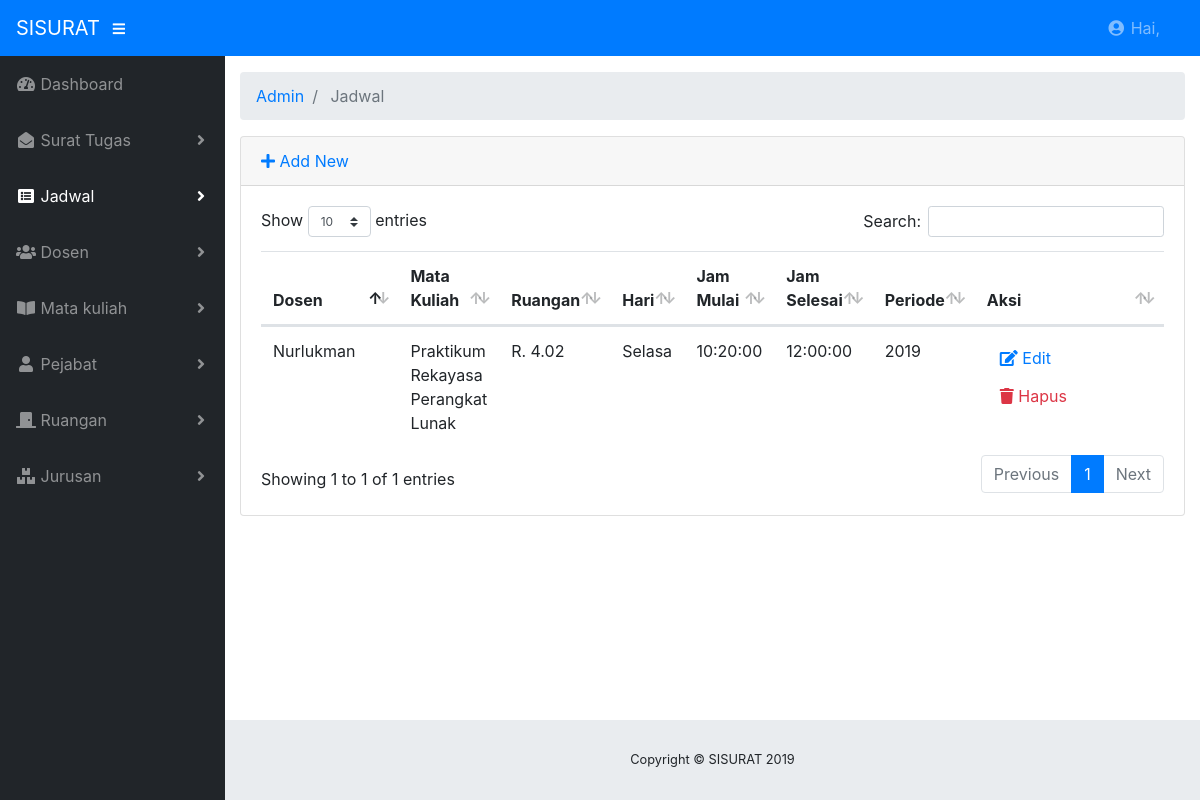
The page /index.php/admin/jadwal on the database as committed earlier.
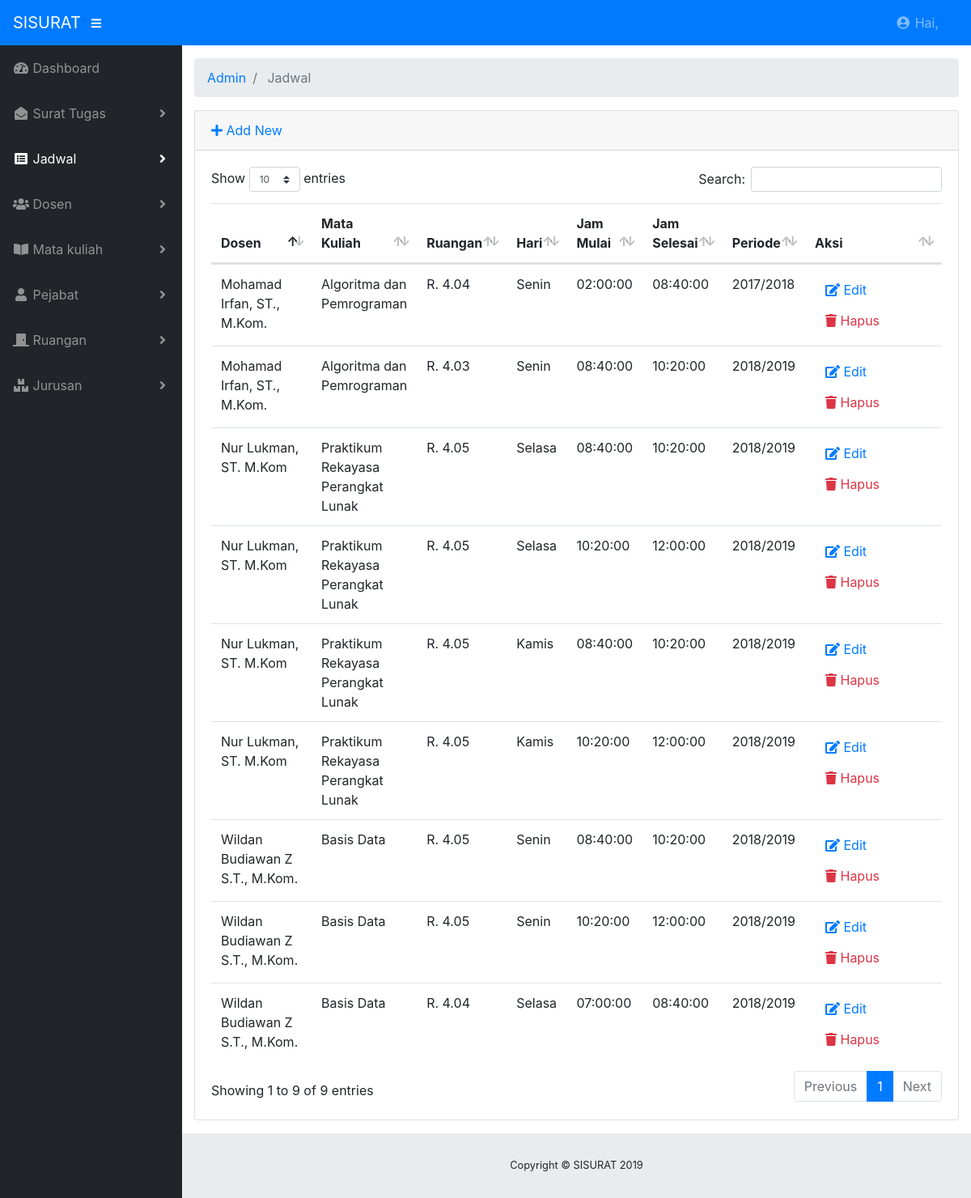
The same page on the database as committed later.
### tables this page shows
CREATE TABLE `jadwal` (
  `id_jadwal` int(11) NOT NULL,
  `kode_dosen` varchar(100) NOT NULL,
  `kode_mk` varchar(100) NOT NULL,
  `kode_ruangan` varchar(100) NOT NULL,
  `hari` varchar(100) NOT NULL,
  `jam_mulai` time NOT NULL,
  `jam_selesai` time NOT NULL,
  `periode` varchar(100) NOT NULL,
  `kelas` varchar(100) NOT NULL
);

CREATE TABLE `dosen` (
  `kode_dosen` varchar(100) NOT NULL,
  `nip` int(11) NOT NULL,
  `nidn` int(11) NOT NULL,
  `nama` varchar(100) NOT NULL
);

CREATE TABLE `matakuliah` (
  `kode_mk` varchar(100) NOT NULL,
  `kode_jurusan` varchar(100) NOT NULL,
  `nama_mk` varchar(100) NOT NULL,
  `jumlah_sks` int(11) NOT NULL,
  `kurikulum` varchar(100) NOT NULL,
  `semester` int(11) NOT NULL
);

CREATE TABLE `ruangan` (
  `kode_ruangan` varchar(100) NOT NULL,
  `nama` varchar(100) NOT NULL
);

### application/controllers/admin/Jadwal.php (called while the page is built, shortened)
<?php
class jadwal extends CI_Controller
{
    public function __construct()
    {
        $this->load->model("jadwal_model");
        $this->load->model("dosen_model");
        $this->load->model("matakuliah_model");
        $this->load->model("ruangan_model");
        $this->load->library('form_validation');
    }
    public function index()
    {
        $data["jadwal"] = $this->jadwal_model->getAll();
        $data["dosen"] = $this->dosen_model->getAll();
        $data["matakuliah"] = $this->matakuliah_model->getAll();
        $data["ruangan"] = $this->ruangan_model->getAll();
        $this->load->view("admin/jadwal/list", $data);
    }
}

### index.php (called while the page is built, shortened)
<?php
require_once BASEPATH.'core/CodeIgniter.php';

### application/models/Jadwal_model.php (called while the page is built, shortened)
<?php defined('BASEPATH') OR exit('No direct script access allowed');
class Jadwal_model extends CI_Model
{
    public function getAll()
    {
        $this->db->select('jadwal.*,dosen.nama as nama_dosen, matakuliah.nama_mk, ruangan.nama as nama_ruangan');
            $this->db->from('jadwal');
            $this->db->join('dosen', 'dosen.kode_dosen = jadwal.kode_dosen');
            $this->db->join('matakuliah', 'matakuliah.kode_mk = jadwal.kode_mk');
            $this->db->join('ruangan', 'ruangan.kode_ruangan = jadwal.kode_ruangan');
            $query = $this->db->get();
            return $query->result();
    }
}

### application/views/admin/jadwal/list.php (the view, shortened to what this page needs)
<!DOCTYPE html>
<html lang="en">
<head>
	<?php $this->load->view("admin/_partials/head.php") ?>
</head>
<body id="page-top">
	<?php $this->load->view("admin/_partials/navbar.php") ?>
	<div id="wrapper">
		<?php $this->load->view("admin/_partials/sidebar.php") ?>
		<div id="content-wrapper">
			<div class="container-fluid">
				<?php $this->load->view("admin/_partials/breadcrumb.php") ?>
				<div class="card mb-3">
					<div class="card-header">
						<a href="<?php echo site_url('admin/jadwal/add') ?>"><i class="fas fa-plus"></i> Add New</a>
					</div>
					<div class="card-body">
						<div class="table-responsive">
							<table class="table table-hover" id="dataTable" width="100%" cellspacing="0">
								<thead>
									<tr>
										<th>Dosen</th>
										<th>Mata Kuliah</th>
										<th>Ruangan</th>
										<th>Hari</th>
										<th>Jam Mulai</th>
										<th>Jam Selesai</th>
										<th>Periode</th>
										<th>Aksi</th>
									</tr>
								</thead>
								<tbody>
									<?php foreach ($jadwal as $jadwal): ?>
									<tr>
										<td width="150">
											<?php echo $jadwal->nama_dosen ?>
										</td>
										<td>
											<?php echo $jadwal->nama_mk ?>
										</td>
										<td>
											<?php echo $jadwal->nama_ruangan ?>
										</td>
										<td>
											<?php echo $jadwal->hari ?>
										</td>
										<td>
											<?php echo $jadwal->jam_mulai ?>
										</td>
										<td>
											<?php echo $jadwal->jam_selesai ?>
										</td>
										<td>
											<?php echo $jadwal->periode ?>
										</td>
										<td width="250">
											<a href="<?php echo site_url('admin/jadwal/edit/'.$jadwal->id_jadwal) ?>"
											 class="btn btn-small"><i class="fas fa-edit"></i> Edit</a>
											<a onclick="deleteConfirm('<?php echo site_url('admin/jadwal/delete/'.$jadwal->id_jadwal) ?>')"
											 href="#!" class="btn btn-small text-danger"><i class="fas fa-trash"></i> Hapus</a>
										</td>
									</tr>
									<?php endforeach; ?>
								</tbody>
							</table>
						</div>
					</div>
				</div>
			</div>
		</div>
	</div>
</body>
</html>

### application/views/admin/_partials/breadcrumb.php
<ol class="breadcrumb">
<?php foreach ($this->uri->segments as $segment): ?>
	<?php
		$url = substr($this->uri->uri_string, 0, strpos($this->uri->uri_string, $segment)) . $segment;
		$is_active =  $url == $this->uri->uri_string;
	?>
	<li class="breadcrumb-item <?php echo $is_active ? 'active': '' ?>">
		<?php if($is_active): ?>
			<?php echo ucfirst($segment) ?>
		<?php else: ?>
			<a href="<?php echo site_url($url) ?>"><?php echo ucfirst($segment) ?></a>
		<?php endif; ?>
	</li>
<?php endforeach; ?>
</ol>

Rows that differ between the two databases and show on the page:
no longer on this page (row edited): jadwal: kode_dosen.nama "Nurlukman", kode_mk.nama_mk "Praktikum Rekayasa Perangkat Lunak", kode_ruangan.nama "R. 4.02", hari "Selasa", jam_mulai "10:20:00", jam_selesai "12:00:00", periode "2019"
added jadwal: kode_dosen.nama "Wildan Budiawan Z S.T., M.Kom.", kode_mk.nama_mk "Basis Data", kode_ruangan.nama "R. 4.05", hari "Senin", jam_mulai "08:40:00", jam_selesai "10:20:00", periode "2018/2019"
added jadwal: kode_dosen.nama "Wildan Budiawan Z S.T., M.Kom.", kode_mk.nama_mk "Basis Data", kode_ruangan.nama "R. 4.05", hari "Senin", jam_mulai "10:20:00", jam_selesai "12:00:00", periode "2018/2019"
added jadwal: kode_dosen.nama "Wildan Budiawan Z S.T., M.Kom.", kode_mk.nama_mk "Basis Data", kode_ruangan.nama "R. 4.04", hari "Selasa", jam_mulai "07:00:00", jam_selesai "08:40:00", periode "2018/2019"
added jadwal: kode_dosen.nama "Nur Lukman, ST. M.Kom", kode_mk.nama_mk "Praktikum Rekayasa Perangkat Lunak", kode_ruangan.nama "R. 4.05", hari "Selasa", jam_mulai "08:40:00", jam_selesai "10:20:00", periode "2018/2019"
added jadwal: kode_dosen.nama "Nur Lukman, ST. M.Kom", kode_mk.nama_mk "Praktikum Rekayasa Perangkat Lunak", kode_ruangan.nama "R. 4.05", hari "Selasa", jam_mulai "10:20:00", jam_selesai "12:00:00", periode "2018/2019"
added jadwal: kode_dosen.nama "Nur Lukman, ST. M.Kom", kode_mk.nama_mk "Praktikum Rekayasa Perangkat Lunak", kode_ruangan.nama "R. 4.05", hari "Kamis", jam_mulai "08:40:00", jam_selesai "10:20:00", periode "2018/2019"
added jadwal: kode_dosen.nama "Nur Lukman, ST. M.Kom", kode_mk.nama_mk "Praktikum Rekayasa Perangkat Lunak", kode_ruangan.nama "R. 4.05", hari "Kamis", jam_mulai "10:20:00", jam_selesai "12:00:00", periode "2018/2019"
added jadwal: kode_dosen.nama "Mohamad Irfan, ST., M.Kom.", kode_mk.nama_mk "Algoritma dan Pemrograman", kode_ruangan.nama "R. 4.04", hari "Senin", jam_mulai "02:00:00", jam_selesai "08:40:00", periode "2017/2018"
added jadwal: kode_dosen.nama "Mohamad Irfan, ST., M.Kom.", kode_mk.nama_mk "Algoritma dan Pemrograman", kode_ruangan.nama "R. 4.03", hari "Senin", jam_mulai "08:40:00", jam_selesai "10:20:00", periode "2018/2019"
Other text that changed with them:
text written by a page script: "Show entries Search: Showing 1 to 1 of 1 entries Previous 1 Next" → "Show entries Search: Showing 1 to 9 of 9 entries Previous 1 Next"
